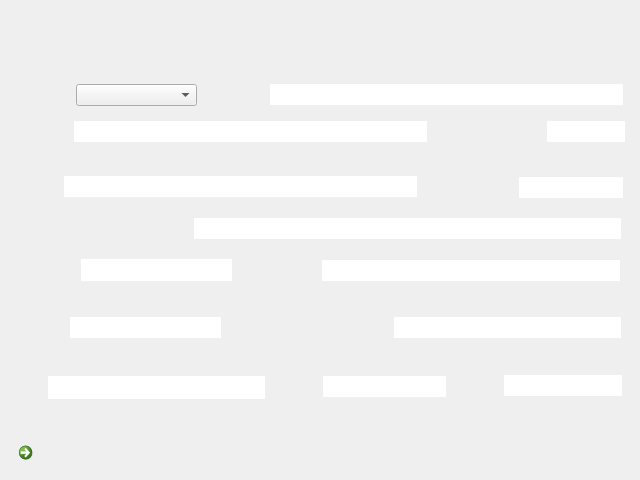
<?xml version="1.0" encoding="UTF-8"?>
<ui version="4.0">
 <class>tela_perfil</class>
 <widget class="QWidget" name="tela_perfil">
  <property name="geometry">
   <rect>
    <x>0</x>
    <y>0</y>
    <width>640</width>
    <height>480</height>
   </rect>
  </property>
  <property name="sizePolicy">
   <sizepolicy hsizetype="Fixed" vsizetype="Fixed">
    <horstretch>0</horstretch>
    <verstretch>0</verstretch>
   </sizepolicy>
  </property>
  <property name="minimumSize">
   <size>
    <width>640</width>
    <height>480</height>
   </size>
  </property>
  <property name="maximumSize">
   <size>
    <width>640</width>
    <height>480</height>
   </size>
  </property>
  <property name="windowTitle">
   <string>Integrator</string>
  </property>
  <property name="windowIcon">
   <iconset>
    <normaloff>../Imagens/img_icones/system_icon.png</normaloff>../Imagens/img_icones/system_icon.png</iconset>
  </property>
  <widget class="QLabel" name="bg_perfil">
   <property name="geometry">
    <rect>
     <x>0</x>
     <y>0</y>
     <width>640</width>
     <height>480</height>
    </rect>
   </property>
   <property name="styleSheet">
    <string notr="true">background-image: url(:/tela_perfil/Imagens/img_bg/tela_perfil.png);</string>
   </property>
   <property name="text">
    <string/>
   </property>
  </widget>
  <widget class="QLineEdit" name="output_nome">
   <property name="geometry">
    <rect>
     <x>74</x>
     <y>121</y>
     <width>353</width>
     <height>21</height>
    </rect>
   </property>
   <property name="font">
    <font>
     <family>Myriad Pro</family>
     <pointsize>12</pointsize>
    </font>
   </property>
   <property name="frame">
    <bool>false</bool>
   </property>
   <property name="readOnly">
    <bool>true</bool>
   </property>
  </widget>
  <widget class="QLineEdit" name="output_email">
   <property name="geometry">
    <rect>
     <x>270</x>
     <y>84</y>
     <width>353</width>
     <height>21</height>
    </rect>
   </property>
   <property name="font">
    <font>
     <family>Myriad Pro</family>
     <pointsize>12</pointsize>
    </font>
   </property>
   <property name="frame">
    <bool>false</bool>
   </property>
   <property name="readOnly">
    <bool>true</bool>
   </property>
  </widget>
  <widget class="QLineEdit" name="output_curso">
   <property name="geometry">
    <rect>
     <x>64</x>
     <y>176</y>
     <width>353</width>
     <height>21</height>
    </rect>
   </property>
   <property name="font">
    <font>
     <family>Myriad Pro</family>
     <pointsize>12</pointsize>
    </font>
   </property>
   <property name="frame">
    <bool>false</bool>
   </property>
   <property name="readOnly">
    <bool>true</bool>
   </property>
  </widget>
  <widget class="QLineEdit" name="output_entidades">
   <property name="geometry">
    <rect>
     <x>194</x>
     <y>218</y>
     <width>427</width>
     <height>21</height>
    </rect>
   </property>
   <property name="font">
    <font>
     <family>Myriad Pro</family>
     <pointsize>12</pointsize>
    </font>
   </property>
   <property name="frame">
    <bool>false</bool>
   </property>
   <property name="readOnly">
    <bool>true</bool>
   </property>
  </widget>
  <widget class="QLineEdit" name="output_colegio">
   <property name="geometry">
    <rect>
     <x>322</x>
     <y>260</y>
     <width>298</width>
     <height>21</height>
    </rect>
   </property>
   <property name="font">
    <font>
     <family>Myriad Pro</family>
     <pointsize>12</pointsize>
    </font>
   </property>
   <property name="frame">
    <bool>false</bool>
   </property>
   <property name="readOnly">
    <bool>true</bool>
   </property>
  </widget>
  <widget class="QLineEdit" name="output_transporte">
   <property name="geometry">
    <rect>
     <x>394</x>
     <y>317</y>
     <width>227</width>
     <height>21</height>
    </rect>
   </property>
   <property name="font">
    <font>
     <family>Myriad Pro</family>
     <pointsize>12</pointsize>
    </font>
   </property>
   <property name="frame">
    <bool>false</bool>
   </property>
   <property name="readOnly">
    <bool>true</bool>
   </property>
  </widget>
  <widget class="QLineEdit" name="output_telefone">
   <property name="geometry">
    <rect>
     <x>81</x>
     <y>259</y>
     <width>151</width>
     <height>22</height>
    </rect>
   </property>
   <property name="font">
    <font>
     <family>Myriad Pro</family>
     <pointsize>12</pointsize>
    </font>
   </property>
   <property name="frame">
    <bool>false</bool>
   </property>
   <property name="readOnly">
    <bool>true</bool>
   </property>
  </widget>
  <widget class="QLineEdit" name="output_bairro">
   <property name="geometry">
    <rect>
     <x>70</x>
     <y>317</y>
     <width>151</width>
     <height>21</height>
    </rect>
   </property>
   <property name="font">
    <font>
     <family>Myriad Pro</family>
     <pointsize>12</pointsize>
    </font>
   </property>
   <property name="frame">
    <bool>false</bool>
   </property>
   <property name="readOnly">
    <bool>true</bool>
   </property>
  </widget>
  <widget class="QLineEdit" name="output_nascimento">
   <property name="geometry">
    <rect>
     <x>547</x>
     <y>121</y>
     <width>78</width>
     <height>21</height>
    </rect>
   </property>
   <property name="font">
    <font>
     <family>Myriad Pro</family>
     <pointsize>11</pointsize>
    </font>
   </property>
   <property name="frame">
    <bool>false</bool>
   </property>
   <property name="readOnly">
    <bool>true</bool>
   </property>
  </widget>
  <widget class="QLineEdit" name="output_semestre">
   <property name="geometry">
    <rect>
     <x>519</x>
     <y>177</y>
     <width>104</width>
     <height>21</height>
    </rect>
   </property>
   <property name="font">
    <font>
     <family>Myriad Pro</family>
     <pointsize>12</pointsize>
    </font>
   </property>
   <property name="frame">
    <bool>false</bool>
   </property>
   <property name="readOnly">
    <bool>true</bool>
   </property>
  </widget>
  <widget class="QLineEdit" name="output_snapchat">
   <property name="geometry">
    <rect>
     <x>504</x>
     <y>375</y>
     <width>118</width>
     <height>21</height>
    </rect>
   </property>
   <property name="font">
    <font>
     <family>Myriad Pro</family>
     <pointsize>12</pointsize>
    </font>
   </property>
   <property name="frame">
    <bool>false</bool>
   </property>
   <property name="readOnly">
    <bool>true</bool>
   </property>
  </widget>
  <widget class="QLineEdit" name="output_instagram">
   <property name="geometry">
    <rect>
     <x>323</x>
     <y>376</y>
     <width>123</width>
     <height>21</height>
    </rect>
   </property>
   <property name="font">
    <font>
     <family>Myriad Pro</family>
     <pointsize>12</pointsize>
    </font>
   </property>
   <property name="frame">
    <bool>false</bool>
   </property>
   <property name="readOnly">
    <bool>true</bool>
   </property>
  </widget>
  <widget class="QLineEdit" name="output_facebook">
   <property name="geometry">
    <rect>
     <x>48</x>
     <y>376</y>
     <width>217</width>
     <height>23</height>
    </rect>
   </property>
   <property name="font">
    <font>
     <family>Myriad Pro</family>
     <pointsize>12</pointsize>
    </font>
   </property>
   <property name="frame">
    <bool>false</bool>
   </property>
   <property name="readOnly">
    <bool>true</bool>
   </property>
  </widget>
  <widget class="QComboBox" name="select_user">
   <property name="geometry">
    <rect>
     <x>76</x>
     <y>84</y>
     <width>121</width>
     <height>22</height>
    </rect>
   </property>
   <property name="font">
    <font>
     <family>Myriad Pro</family>
     <pointsize>12</pointsize>
    </font>
   </property>
  </widget>
  <widget class="QCommandLinkButton" name="botao_voltar_perfiluser">
   <property name="geometry">
    <rect>
     <x>11</x>
     <y>435</y>
     <width>90</width>
     <height>36</height>
    </rect>
   </property>
   <property name="text">
    <string/>
   </property>
   <property name="icon">
    <iconset>
     <normaloff>../Imagens/img_botoes/botaoenviar - 42x42.png</normaloff>../Imagens/img_botoes/botaoenviar - 42x42.png</iconset>
   </property>
  </widget>
 </widget>
 <resources>
  <include location="../QRC/tela_perfil.qrc"/>
 </resources>
 <connections/>
</ui>
